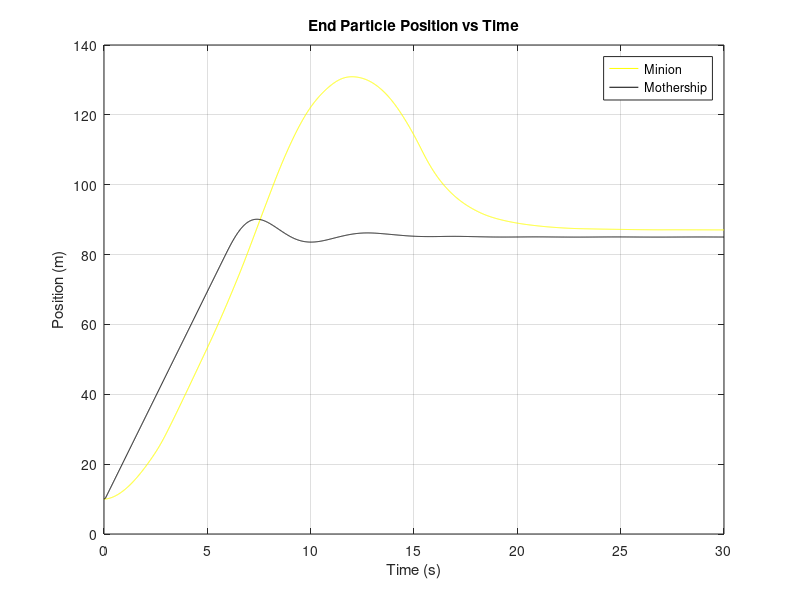
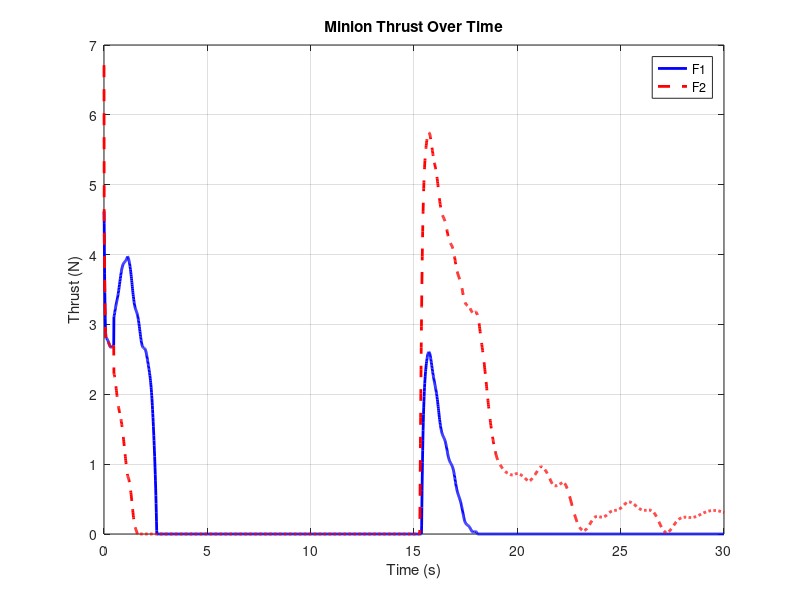
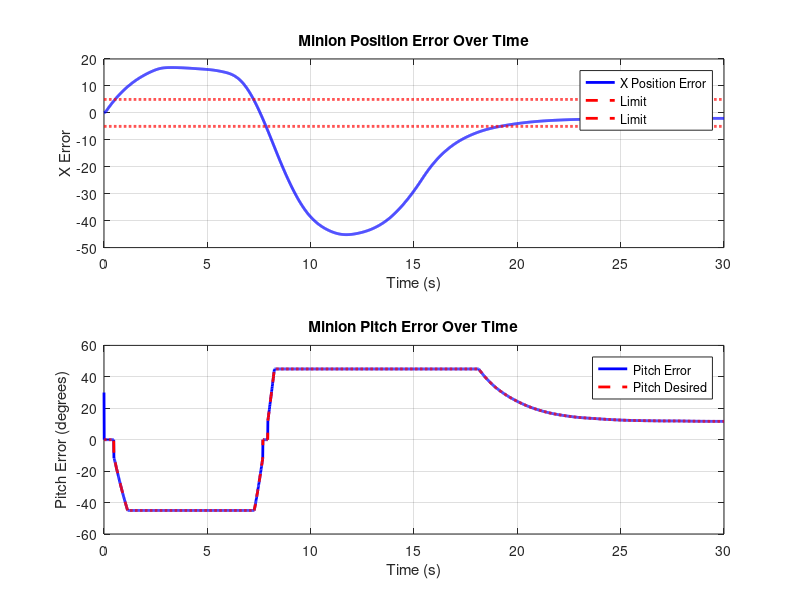

The MATLAB source for these figures, in order:
clear;
clc;
close all;
%%
% Parameters
N = 10;               % Number of masses
total_length = 100;   % Total length of the rope
default_mass = 0.05;  % Default mass of each segment
masses = [6.47, repmat(default_mass, 1, N-2), 1]; % Masses
k = 100;              % Spring stiffness
damping = 0.01;       % Damping coefficient
g = 9.81;             % Gravity (m/s^2)
dt = 0.01;            % Time step (s)
total_time = 30;      % Total simulation time (s)

% User-defined initial conditions
mother_ship_position = [10, 110]; % [x, y] position of the mother ship
rope_angle = deg2rad(90);         % Angle of the rope with respect to the horizontal (in radians)

% Derived parameters
rest_length = total_length / (N-1);  % Rest length of each spring

% Initial conditions
positions = zeros(N, 2);   % [x, y] positions of the masses
velocities = zeros(N, 2);  % [vx, vy] velocities of the masses
for i = 1:N
    positions(i, 1) = mother_ship_position(1) + (i-1) * rest_length * cos(rope_angle);
    positions(i, 2) = mother_ship_position(2) - (i-1) * rest_length * sin(rope_angle);
end

% Simulation loop
time = 0:dt:total_time;
trajectory = zeros(length(time), N, 2);

% Mothership control
mothership_target_position = [positions(1, 1) + 75, positions(1, 2)]; % Target for mothership
mothership_Kp = 10; mothership_Kd = 5; % PD gains for x control
mothership_max_velocity = 12; % Velocity limit

% Initial states
minion_l = 0.2;
minion_I = 0.5*masses(N)*minion_l^2;        % Moment of inertia (kg·m²)
minion_max_thrust = 20;      % Maximum thrust (N)
minion_theta = zeros(length(time), 1);  % Initial pitch angle (radians)
minion_theta(1) = deg2rad(-30);
minion_omega = zeros(length(time));
minion_Kp = diag([5, 20]);
minion_Kd = diag([10, 10]);
minion_thrust = zeros(length(0:dt:total_time), 2);
minion_error_record = zeros(length(time), 2);
minion_theta_desired_record = zeros(length(time), 1);

% Parameters for wind variation
wind_base = [-1, 0];              % Base wind force
wind_amplitude = [0.1, 0.05];       % Amplitude of sinusoidal variation
wind_frequency = [0.5, 0.3];        % Frequency of sinusoidal variation (Hz)
wind_noise_amplitude = [0.05, 0.02];% Amplitude of random noise
wind_record = zeros(length(time), 2);

for t = 1:length(time)
    % Store current positions
    trajectory(t, :, :) = positions;

    % Forces on masses
    forces = zeros(N, 2);
    for i = 1:N
        % Spring forces
        if i > 1
            vecLeft = positions(i, :) - positions(i-1, :);
            distLeft = norm(vecLeft);
            forceLeft = -k * (distLeft - rest_length) * (vecLeft / distLeft);
            forces(i, :) = forces(i, :) + forceLeft;
        end
        if i < N
            vecRight = positions(i+1, :) - positions(i, :);
            distRight = norm(vecRight);
            forceRight = k * (distRight - rest_length) * (vecRight / distRight);
            forces(i, :) = forces(i, :) + forceRight;
        end

        % Damping and gravity
        forces(i, :) = forces(i, :) - damping * velocities(i, :);
        forces(i, 2) = forces(i, 2) - masses(i) * g;
    end

    % Mothership PD control
    mothership_error = mothership_target_position - positions(1, :);
    mothership_error_dot = -velocities(1, :);
    pd_force = mothership_Kp * mothership_error + mothership_Kd * mothership_error_dot + [0, masses(1) * g];
    forces(1, :) = forces(1, :) + pd_force;

    % Minion PD control
    % Error (x, theta)
    minion_state_current = [positions(N, 1); minion_theta(t)];
    minion_state_desired = [positions(1, 1); 0];
    minion_error = minion_state_desired - minion_state_current;

    % Calculate average of the last (2 / dt) frames of x-error
    frames_to_average = round(0.5 / dt); % Number of frames in the last 2 seconds
    if t > frames_to_average
        avg_x_error = mean(minion_error_record(t-frames_to_average:t-1, 1));
    else
        avg_x_error = mean(minion_error_record(1:t-1, 1)); % For initial frames
    end
    
    % Threshold for x-error to recalculate angular error
    x_error_threshold = 2; % Example threshold value
    gain = 0.1;    % Scaling factor for angular adjustment
    
    if abs(avg_x_error) > x_error_threshold
        % Scale and clip the desired angular state
        desired_theta = gain * ( - avg_x_error);
        desired_theta = min(max(desired_theta, -pi/4), pi/4); % Clip to [-pi/4, pi/4]
    
        % Recalculate angular error (theta) based on scaled and clipped value
        minion_state_desired(2) = desired_theta;
        minion_error(2) = minion_state_desired(2) - minion_theta(t);
    end

    % Update error record
    minion_theta_desired_record(t) = minion_state_desired(2);
    minion_error_record(t, :) = minion_error;

    minion_state_dot_current = [velocities(N, 1); minion_omega(t)];
    minion_error_dot = -minion_state_dot_current;

    % PD control law
    control_input = (minion_Kp * minion_error) + minion_Kd * minion_error_dot;
    thrust = masses(N) * (control_input(1)+g) / cos(minion_theta(t));
    torque = minion_I * control_input(2);

    F2 = (thrust / 2) + (torque / minion_l);
    F1 = (thrust / 2) - (torque / minion_l);

    % Clamp forces within limits
    F1 = min(max(F1, 0), minion_max_thrust);
    F2 = min(max(F2, 0), minion_max_thrust);

    thrust_force = (F1+F2) * [cos(minion_theta(t)), sin(minion_theta(t))];
    forces(N, :) = forces(N, :) + thrust_force;
    minion_thrust(t, :) = [F1, F2];

    % Angular acceleration
    minion_alpha = torque / minion_I;    % Angular acceleration

    % Update angular velocity
    if t==1
        minion_omega(t) = minion_alpha * dt;
    else 
        minion_omega(t) = minion_omega(t-1) + minion_alpha * dt;
    end

    % Update angle
    if t==1
        minion_theta(t) = minion_omega(t) * dt;
    else
        minion_theta(t) = minion_theta(t-1) + minion_omega(t) * dt;
    end

    % Update positions and velocities (Euler integration)
    for i = 1:N
        acceleration = forces(i, :) / masses(i);
        velocities(i, :) = velocities(i, :) + acceleration * dt;
        if i == 1 && norm(velocities(1, :)) > mothership_max_velocity
            velocities(1, :) = velocities(1, :) * (mothership_max_velocity / norm(velocities(1, :)));
        end
        positions(i, :) = positions(i, :) + velocities(i, :) * dt;
    end
end
%%
% Calculate velocities from trajectory
mother_ship_velocity_traj = diff(squeeze(trajectory(:, 1, :))) / dt; % Velocity of the mother ship
minion_velocity_traj = diff(squeeze(trajectory(:, end, :))) / dt;    % Velocity of the minion

% Pad the velocities to match the time vector length (since diff reduces the size by 1)
mother_ship_velocity_traj = [mother_ship_velocity_traj; [0, 0]];
minion_velocity_traj = [minion_velocity_traj; [0, 0]];

% % Visualization
% figure;
% for t = 1:10:length(time)
%     % Plot the rope
%     plot(squeeze(trajectory(t, :, 1)), squeeze(trajectory(t, :, 2)), '-o', 'LineWidth', 2);
%     hold on;
%     plot(squeeze(trajectory(t, 1, 1)), squeeze(trajectory(t, 1, 2)), 'ko', 'LineWidth', masses(1), 'DisplayName', 'Mothership');
%     plot(squeeze(trajectory(t, N, 1)), squeeze(trajectory(t, N, 2)), 'yo', 'LineWidth', masses(1), 'DisplayName', 'Minion');
% 
%     % Plot the target point for the mothership
%     % plot(mothership_target_position(1), mothership_target_position(2)+drop_down_distance, 'rx', 'MarkerSize', 10, 'LineWidth', 2, 'DisplayName', 'Initial Target');
%     plot(mothership_target_position(1), mothership_target_position(2), 'rx', 'MarkerSize', 10, 'LineWidth', 2, 'DisplayName', 'Initial Target');
%     % plot(mothership_target_position(1), mothership_target_position(2), 'bx', 'MarkerSize', 10, 'LineWidth', 2, 'DisplayName', 'Final Target');
% 
%     % Extract velocities for current frame
%     mother_ship_velocity = mother_ship_velocity_traj(t, :);
%     minion_velocity = minion_velocity_traj(t, :);
%     wind_force = wind_record(t, :);
% 
%     % Print velocity vectors and wind force on the screen
%     annotation_str = sprintf(['Time: %.2f s\n' ...
%                               'Mother Ship Velocity: [%.2f, %.2f] m/s\n' ...
%                               'Minion Velocity: [%.2f, %.2f] m/s\n' ...
%                               'Wind Force: [%.2f, %.2f] N\n'], ...
%                               time(t), mother_ship_velocity(1), mother_ship_velocity(2), ...
%                               minion_velocity(1), minion_velocity(2), ...
%                               wind_force(1), wind_force(2));
%     text(5, mother_ship_position(2)+15, annotation_str, 'FontSize', 10, 'BackgroundColor', 'w');
% 
%     % Plot formatting
%     axis equal;
%     xlim([0, 150]);
%     ylim([-10, mother_ship_position(2)+20]);
%     title(sprintf('Time: %.2f s', time(t)));
%     xlabel('X Position (m)');
%     ylabel('Y Position (m)');
%     drawnow;
%     pause(dt);
%     hold off;
% end
%%
close all;

% End particle position plot
minion_positions = squeeze(trajectory(:, end, :));
mothership_position = squeeze(trajectory(:, 1, :));
time = 0:dt:total_time;
figure;
plot(time, minion_positions(:, 1), 'y', 'DisplayName', 'Minion');
hold on;
plot(time, mothership_position(:, 1), 'k', 'DisplayName', 'Mothership');
title('End Particle Position vs Time');
xlabel('Time (s)');
ylabel('Position (m)');
legend;
grid on;
hold off;

% Plot Minion Thrust Over Time
figure;
plot(time, minion_thrust(:, 1), 'b', 'LineWidth', 2, 'DisplayName', 'F1');
hold on;
plot(time, minion_thrust(:, 2), '--r', 'LineWidth', 2, 'DisplayName', 'F2');
title('Minion Thrust Over Time');
xlabel('Time (s)');
ylabel('Thrust (N)');
grid on;
legend();
hold off;

% Create a figure with two subplots
figure;

% Subplot 1: Position error (X)
subplot(2, 1, 1);
plot(time, minion_error_record(:, 1), 'b', 'LineWidth', 2, 'DisplayName', 'X Position Error');
hold on;
plot(time, 5*ones(size(time)), '--r', 'LineWidth', 2, 'DisplayName', 'Limit');
plot(time, -5*ones(size(time)), '--r', 'LineWidth', 2, 'DisplayName', 'Limit');
title('Minion Position Error Over Time');
xlabel('Time (s)');
ylabel('X Error');
grid on;
legend();
hold off;

% Subplot 2: Pitch error
subplot(2, 1, 2);
plot(time, minion_error_record(:, 2)/pi*180, 'b', 'LineWidth', 2, 'DisplayName', 'Pitch Error');
hold on;
plot(time, minion_theta_desired_record/pi*180, '--r', 'LineWidth', 2, 'DisplayName', 'Pitch Desired');
% plot(time, minion_theta/pi*180, 'r', 'LineWidth', 2, 'DisplayName', 'Pitch');
title('Minion Pitch Error Over Time');
xlabel('Time (s)');
ylabel('Pitch Error (degrees)');
grid on;
legend();
hold off;